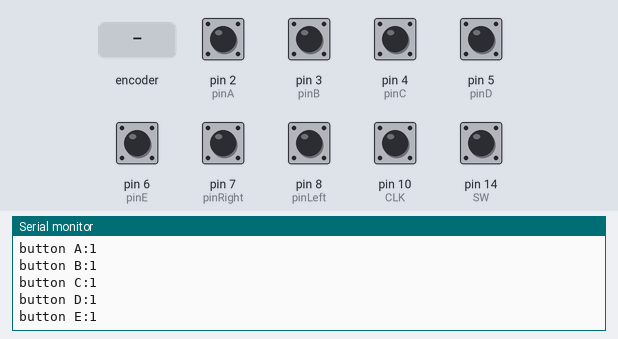
This sketch was run on a simulated Arduino Leonardo, built with avr-gcc and run on an emulated ATmega32U4. Shown: the last lines printed to the serial monitor. The test bench sets the inputs (shaded band); at power-on: pin 2 (pinA), pin 3 (pinB), pin 4 (pinC), pin 5 (pinD), pin 6 (pinE), pin 7 (pinRight), pin 8 (pinLeft), pin 10 (CLK), pin 14 (SW) HIGH. USB keyboard and mouse output is not drawn.

Above: at 1.2 s.
1.3 s: pin 14 (SW) pulled LOW for 0.15 s
At 1.7 s:
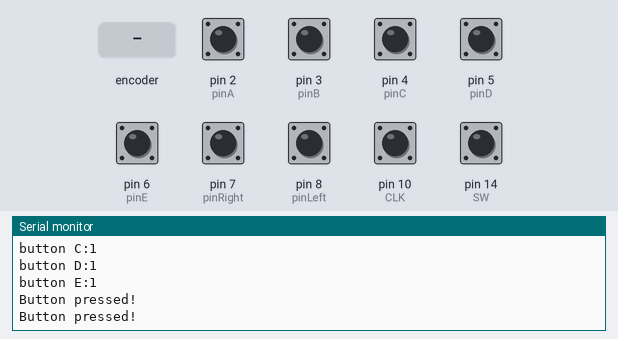
2.9 s: rotary encoder on pin 2 (pinA) / pin 3 (pinB) turned 1 step (first pin leading)
At 3.9 s:
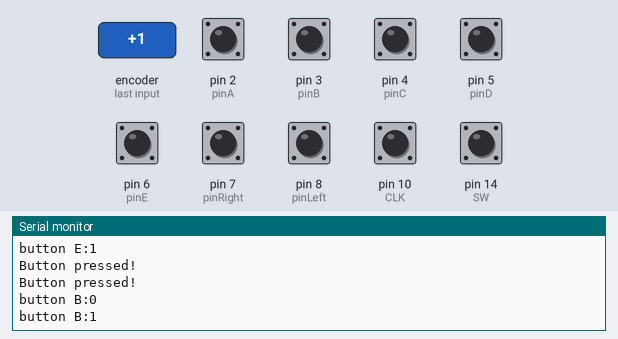
4.6 s: pin 4 (pinC) pulled LOW for 0.15 s
At 5.3 s:
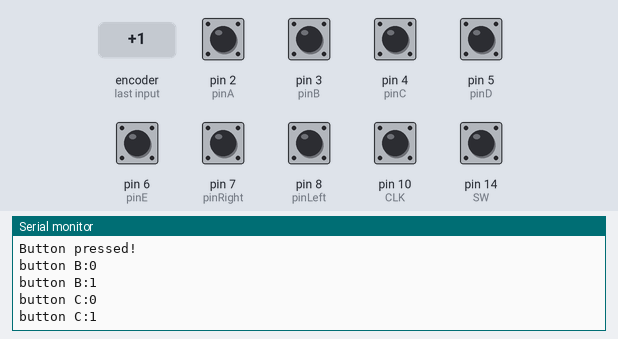
6.2 s: pin 5 (pinD) pulled LOW for 0.15 s
At 7.3 s:
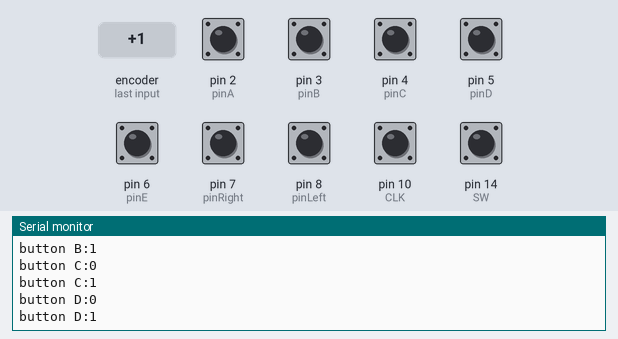
7.8 s: pin 6 (pinE) pulled LOW for 0.15 s
At 8.8 s:
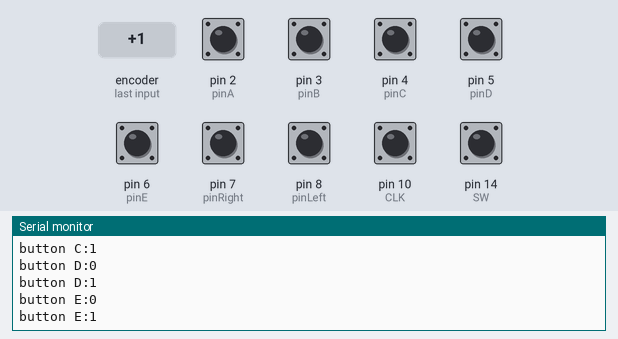
9.4 s: rotary encoder on pin 2 (pinA) / pin 3 (pinB) turned 1 step (first pin leading)
At 10.1 s:
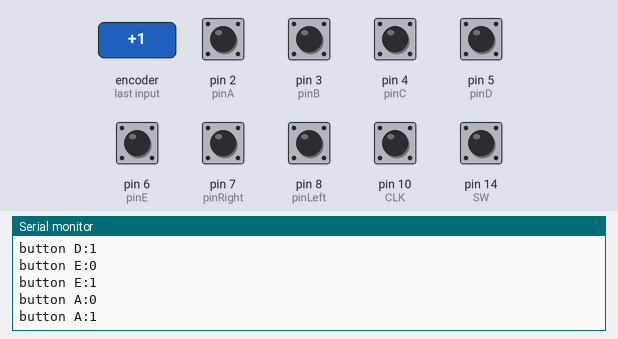

Measured:
- after the input at 1.3 s, the serial monitor: prints a new line at once (image 1)
- after the input at 2.9 s, the serial monitor: prints a new line after 0.08 s (image 2)
- after the input at 4.6 s, the serial monitor: prints a new line after 0.08 s (image 3)
- after the input at 6.2 s, the serial monitor: prints a new line at once (image 4)
- after the input at 7.8 s, the serial monitor: prints a new line after 0.06 s (image 5)
- after the input at 9.4 s, the serial monitor: prints a new line at once (image 6)

The sketch:

keyboardEmulator.ino
```cpp
#include "Keyboard.h"

#define NUM_ACTIVE_PINS 7
#define pinA 2
#define pinB 3
#define pinC 4
#define pinD 5
#define pinE 6

#define pinUp 5
#define pinDown 6
#define pinRight 7
#define pinLeft 8
#define pinSlidePotA A0

// Rotary Encoder Inputs
#define CLK 10
#define DT 16
#define SW 14

int counter = 0;
int currentStateCLK;
int lastStateCLK;
String currentDir ="";
unsigned long lastButtonPress = 0;

void setup() {
// put your setup code here, to run once:
Serial.begin(9600);
Keyboard.begin();

// set buttons pins as inputs
pinMode(pinA, INPUT_PULLUP);
pinMode(pinB, INPUT_PULLUP);
pinMode(pinC, INPUT_PULLUP);
pinMode(pinD, INPUT_PULLUP);
pinMode(pinE, INPUT_PULLUP);
// pinMode(pinUp, INPUT_PULLUP);
// pinMode(pinDown, INPUT_PULLUP);
pinMode(pinRight, INPUT_PULLUP);
pinMode(pinLeft, INPUT_PULLUP);
pinMode(pinSlidePotA, INPUT);

// Set encoder pins as inputs
  pinMode(CLK,INPUT);
  pinMode(DT,INPUT);
  pinMode(SW, INPUT_PULLUP);

  // Setup Serial Monitor
  Serial.begin(9600);

  // Read the initial state of CLK
  lastStateCLK = digitalRead(CLK);


}


int buttonAPressed = 0;
int pinAValue = 0;

int buttonBPressed = 0;
int pinBValue = 0;

int buttonCPressed = 0;
int pinCValue = 0;

int buttonDPressed = 0;
int pinDValue = 0;

int buttonEPressed = 0;
int pinEValue = 0;


int buttonUpPressed = 0;
int pinUpValue = 0;

int buttonDownPressed = 0;
int pinDownValue = 0;

int buttonRightPressed = 0;
int pinRightValue = 0;

int buttonLeftPressed = 0;
int pinLeftValue = 0;


int prevSliderKey = 0;
int curSliderKey = 1;


void loop() {
// put your main code here, to run repeatedly:

//// slider reading
//int sliderValue = analogRead(pinSlidePotA);
//curSliderKey = map(sliderValue, 0, 1023, 1, 9);
//if (curSliderKey != prevSliderKey)
//{
//prevSliderKey = curSliderKey;
////Serial.println(prevSliderKey);
//Keyboard.press(48 + prevSliderKey);
//delay(50);
//Keyboard.release(48 + prevSliderKey);
//
//}
////Serial.print("Slider Pot Value: ");
////Serial.println(sliderValue);

// Read the current state of CLK
  currentStateCLK = digitalRead(CLK);

  // If last and current state of CLK are different, then pulse occurred
  // React to only 1 state change to avoid double count
  if (currentStateCLK != lastStateCLK  && currentStateCLK == 1){

    // If the DT state is different than the CLK state then
    // the encoder is rotating CCW so decrement
    if (digitalRead(DT) != currentStateCLK) {
      counter --;
      currentDir ="CCW";
      Keyboard.press(48 + 1);
      delay(50);
      Keyboard.release(48 + 1);
    } else {
      // Encoder is rotating CW so increment
      counter ++;
      currentDir ="CW";
      Keyboard.press(48 + 2);
      delay(50);
      Keyboard.release(48 + 2);
    }

    Serial.print("Direction: ");
    Serial.print(currentDir);
    Serial.print(" | Counter: ");
    Serial.println(counter);
  }

  // Remember last CLK state
  lastStateCLK = currentStateCLK;

  // Read the button state
  int btnState = digitalRead(SW);

  //If we detect LOW signal, button is pressed
  if (btnState == LOW) {
    //if 50ms have passed since last LOW pulse, it means that the
    //button has been pressed, released and pressed again
    if (millis() - lastButtonPress > 50) {
      Serial.println("Button pressed!");
    }

    // Remember last button press event
    lastButtonPress = millis();
  }

  // Put in a slight delay to help debounce the reading
  delay(1);


// read 'a' button:
pinAValue = digitalRead(pinA);
delay(10);

if (buttonAPressed != pinAValue)
{
buttonAPressed = pinAValue;
Serial.print("button A:");
Serial.println(pinAValue);
if (buttonAPressed)
{

Keyboard.press(97);
delay(50);
Keyboard.release(97);
}
}

// read 'b' button:
pinBValue = digitalRead(pinB);
delay(10);

if (buttonBPressed != pinBValue)
{
buttonBPressed = pinBValue;
Serial.print("button B:");
Serial.println(pinBValue);
if (buttonBPressed)
{
Keyboard.press(98);
delay(50);
Keyboard.release(98);
}
}

// read 'C' button:
pinCValue = digitalRead(pinC);
delay(10);

if (buttonCPressed != pinCValue)
{
buttonCPressed = pinCValue;
Serial.print("button C:");
Serial.println(pinCValue);
if (buttonCPressed)
{
Keyboard.press(99);
delay(50);
Keyboard.release(99);
}
}

// read 'd' button:
pinDValue = digitalRead(pinD);
delay(10);

if (buttonDPressed != pinDValue)
{
buttonDPressed = pinDValue;
Serial.print("button D:");
Serial.println(pinDValue);
if (buttonDPressed)
{
Keyboard.press(100);
delay(50);
Keyboard.release(100);
}
}


// read 'e' button:
pinEValue = digitalRead(pinE);
delay(10);

if (buttonEPressed != pinEValue)
{
buttonEPressed = pinEValue;
Serial.print("button E:");
Serial.println(pinEValue);
if (buttonDPressed)
{
Keyboard.press(101);
delay(50);
Keyboard.release(101);
}
}

// // read 'Up' button:
// pinUpValue = digitalRead(pinUp);
// delay(10);

// if (pinUpValue == 0)
// {
// Keyboard.press(KEY_UP_ARROW);
// }
// if (pinUpValue == 1)
// {
// Keyboard.release(KEY_UP_ARROW);
// }


// // read 'Down' button:
// pinDownValue = digitalRead(pinDown);
// delay(10);

// if (pinDownValue == 0)
// {
// Keyboard.press(KEY_DOWN_ARROW);
// }
// if (pinDownValue == 1)
// {
// Keyboard.release(KEY_DOWN_ARROW);
// }


// read 'Right' button:
pinRightValue = digitalRead(pinRight);
delay(10);
if (pinRightValue == 0)
{
Keyboard.press(KEY_RIGHT_ARROW);
}
if (pinRightValue == 1)
{
Keyboard.release(KEY_RIGHT_ARROW);
}


// read 'Left' button:
pinLeftValue = digitalRead(pinLeft);
delay(10);

if (pinLeftValue == 0)
{
Keyboard.press(KEY_LEFT_ARROW);
}
if (pinLeftValue == 1)
{
Keyboard.release(KEY_LEFT_ARROW);
}


if (false)
{
Keyboard.press(97);
delay(50);
Keyboard.release(97);
}

}
```
